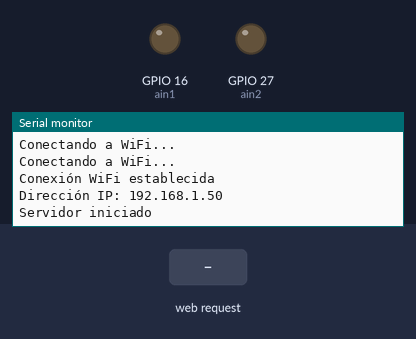
A sketch run on a simulated ESP32. On the bench: output pins drawn as LEDs (lit = HIGH), the last lines printed to the serial monitor. The test bench sets the inputs (shaded band). WiFi joins after 1.5 s; servers stay silent unless stated.

Above: at 3.2 s.
3.3 s: HTTP request GET /codigo1 received
At 4.0 s:
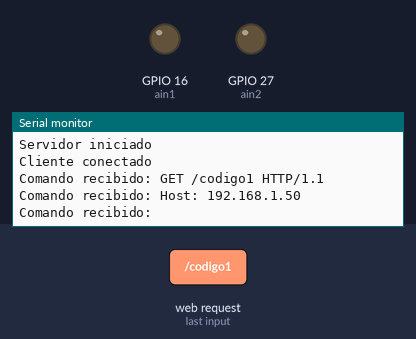
At 6.2 s:
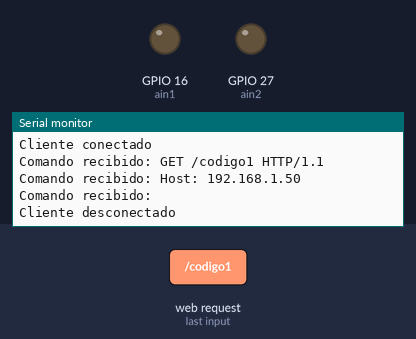

Measured:
- after the input at 3.3 s, the serial monitor: prints a new line at once (image 1)

The sketch:

sketch_jul3a.ino
```cpp
#include <WiFi.h>
#include <analogWrite.h>

WiFiServer server(1234);  // Define el objeto del servidor en el puerto 1234

const char* ssid = "fh_6625b0";      // Nombre de la red Wi-Fi
const char* password = "wlan99da4f";  // Contraseña de la red Wi-Fi

#define ain1  16
#define ain2  27
#define pwm_a  17

void setup() {
  Serial.begin(115200);
  WiFi.begin(ssid, password);
  pinMode(ain1, OUTPUT);
  pinMode(ain2, OUTPUT);


  while (WiFi.status() != WL_CONNECTED) {
    delay(1000);
    Serial.println("Conectando a WiFi...");
  }

  Serial.println("Conexión WiFi establecida");
  Serial.print("Dirección IP: ");
  Serial.println(WiFi.localIP());
  server.begin();  // Inicia el servidor
  Serial.println("Servidor iniciado");
}


void loop() {
  WiFiClient client = server.available();  // Espera a que se conecte un cliente
  if (client) {
    Serial.println("Cliente conectado");
    while (client.connected()) {
      if (client.available()) {
        String command = client.readStringUntil('\n');  // Lee el comando enviado por el cliente
        command.trim();  // Elimina espacios en blanco al inicio y al final
        Serial.print("Comando recibido: ");
        Serial.println(command);

        // Aquí puedes agregar tu lógica para procesar el comando recibido

        client.println("Comando recibido: " + command);  // Envía una respuesta al cliente

         if (command == "codigo1") {
          // Lógica para ejecutar el código 1
          // Aquí puedes agregar el código que deseas ejecutar de forma remota
          analogWriteFrequency(500);
          digitalWrite(ain1, HIGH);
          digitalWrite(ain2, LOW);
          analogWrite(pwm_a, 50);
          delay(1000);
          analogWrite(pwm_a, 0);
        }
      }
    }
    client.stop();  // Cierra la conexión con el cliente
    Serial.println("Cliente desconectado");
  }
}
```
